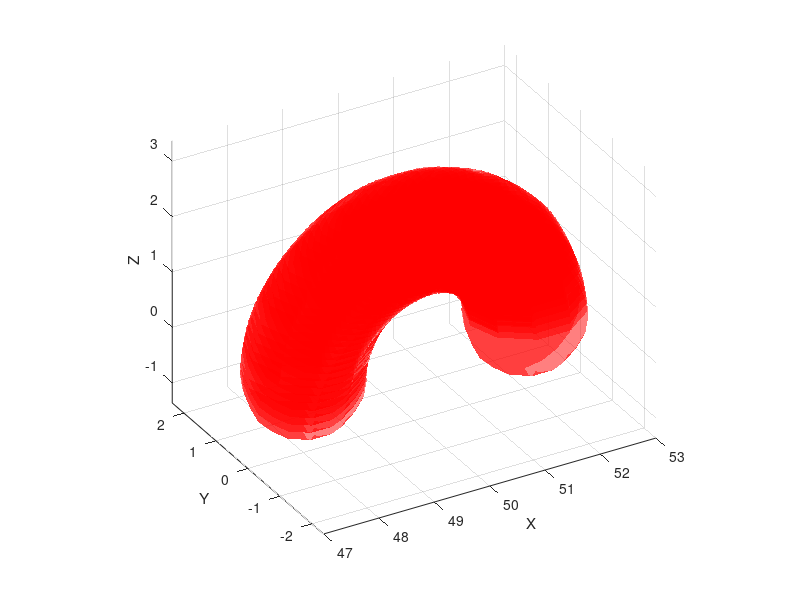
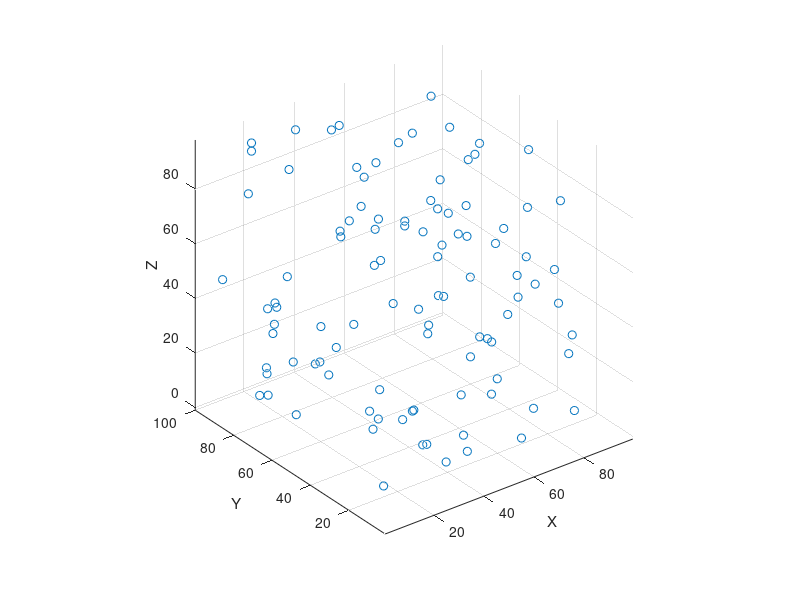

MATLAB code for these plots, in order:
xgrid = 100;
ygrid = 100;
zgrid = 100;

[x, y, z] = meshgrid(1:xgrid, 1:ygrid, 1:zgrid);

figure;
hold on;

% arch params
arch_radius = 2; % arch radius
base_radius = 2; % base radius
arch_height = 30;
arch_center = [xgrid/2, ygrid/2, 0]; % arch center


% plotting spheres
n_spheres = 50; % number of spheres to approximate the arch
theta = linspace(0, pi, n_spheres); % Angle range for the arch

for i = 1:n_spheres
    % centers for spheres
    x_sphere = arch_radius * cos(theta(i)) + arch_center(1);
    z_sphere = arch_radius * sin(theta(i)) + arch_center(3);
   
    curr_height = arch_height * (1 - sin(theta(i)));
    % making larger spheres at top and smaller ones on the bottom?
    % curr_radius = .3*((arch_radius - base_radius) / arch_height * curr_height + base_radius);
    curr_radius = 1;
    % plot
    [x_sphere_mesh, y_sphere_mesh, z_sphere_mesh] = sphere(10); % N is resolution basically
    x_sphere_mesh = x_sphere_mesh * curr_radius + x_sphere;
    y_sphere_mesh = y_sphere_mesh * curr_radius;
    z_sphere_mesh = z_sphere_mesh * curr_radius + z_sphere; % Adjust z-coordinates
    surf(x_sphere_mesh, y_sphere_mesh, z_sphere_mesh, 'FaceColor', 'red', 'EdgeColor', 'none', 'FaceAlpha', 0.5);
end

xlabel('X');
ylabel('Y');
zlabel('Z');
grid on;
axis equal;

% Set viewing angle
view(-30, 30); % Adjust azimuth and elevation as needed

% PRM time?? 
num_points = 100;
points_x = randi([1, xgrid], 1, num_points);
points_y = randi([1, ygrid], 1, num_points);
points_z = randi([1, zgrid], 1, num_points);

% store whether each point is inside a sphere
inside_sphere = false(1, num_points);

for p = 1:num_points
    % check the distance from the point to each sphere
    for i = 1:n_spheres
        % center of the current sphere
        x_sphere = arch_radius * cos(theta(i)) + arch_center(1);
        y_sphere = arch_radius * sin(theta(i)) + arch_center(2);
        
        % distance from the point to the center of the current sphere
        distance = sqrt((points_x(p) - x_sphere)^2 + (points_y(p) - y_sphere)^2 + (points_z(p) - arch_center(3))^2);
        
        % check whether distance is less than the radius of the sphere
        if distance <= 10 % adjust the radius for a small tolerance
            inside_sphere(p) = true;
            break; % if the point is inside one sphere, no need to check other spheres
        end
    end
end
% something is wrong here lol its not marking any points as inside sphere 
inside_sphere
% Plot the random points and color them based on whether they are inside a sphere
figure;
scatter3(points_x, points_y, points_z);
xlabel('X');
ylabel('Y');
zlabel('Z');
grid on;
axis equal;